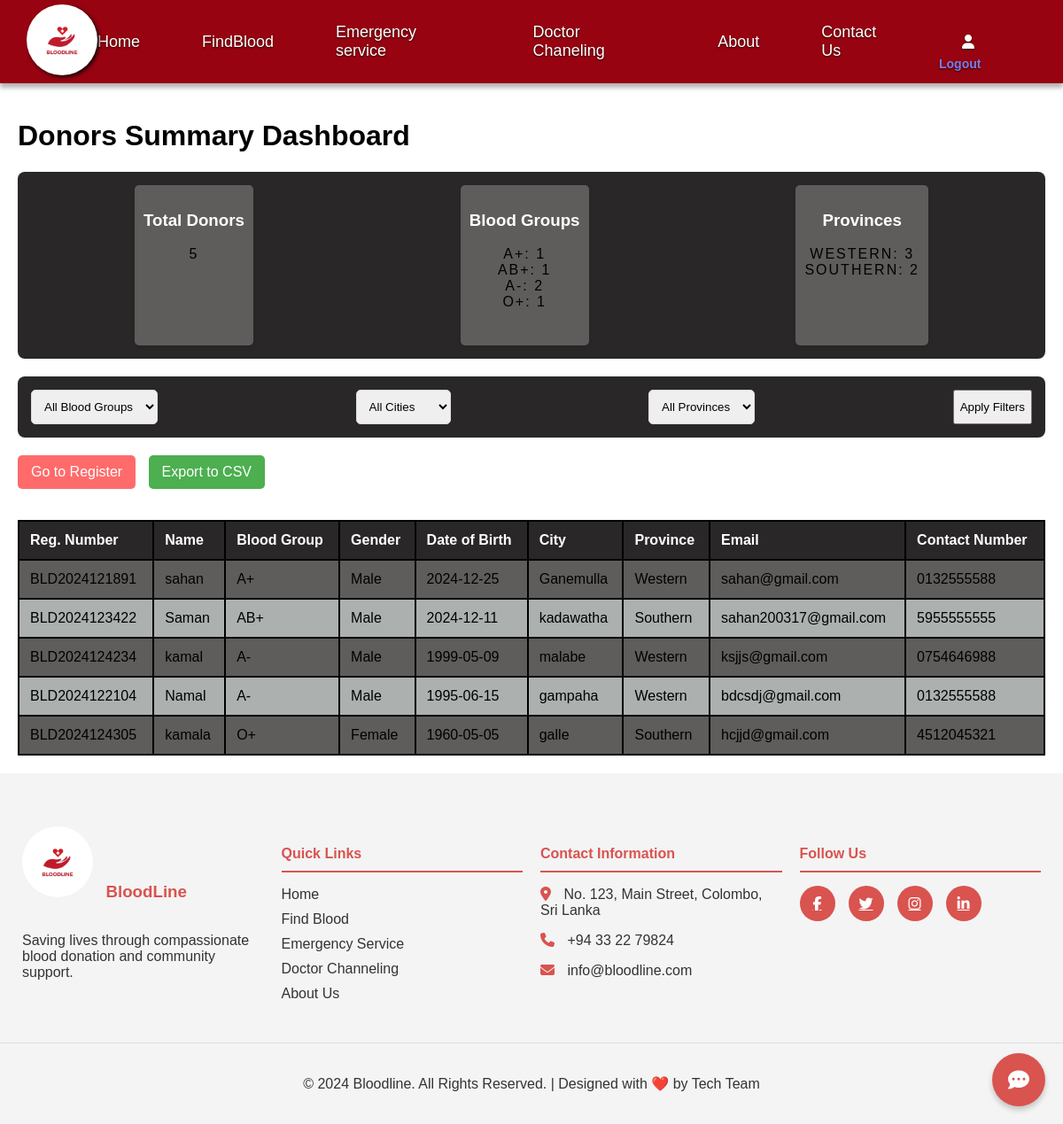
Page /blood_form/donors_summary.php on the committed database.
### tables this page shows
CREATE TABLE `donors` (
  `donor_id` int(11) NOT NULL,
  `unique_registration_number` varchar(20) NOT NULL,
  `full_name` varchar(100) NOT NULL,
  `gender` enum('Male','Female','Other') NOT NULL,
  `date_of_birth` date NOT NULL,
  `blood_group` varchar(3) NOT NULL,
  `body_weight` decimal(5,2) NOT NULL,
  `email` varchar(100) NOT NULL,
  `contact_number` varchar(15) NOT NULL,
  `full_address` text NOT NULL,
  `city` varchar(50) NOT NULL,
  `province` varchar(50) NOT NULL,
  `pincode` varchar(10) NOT NULL,
  `registration_date` timestamp NOT NULL DEFAULT current_timestamp(),
  `last_donation_date` date DEFAULT NULL,
  `total_donations` int(11) DEFAULT 0,
  `is_active` tinyint(1) DEFAULT 1
);

### blood_form/donors_summary.php (the view, shortened to what this page needs)
<?php
require_once '../config.php';
$query = "SELECT * FROM donors WHERE 1=1";
$params = [];
$stmt = $pdo->prepare($query);
$stmt->execute($params);
$donors = $stmt->fetchAll(PDO::FETCH_ASSOC);
?>
<!DOCTYPE html>
<html lang="en">
<head>
    <link rel="stylesheet" href="https://cdnjs.cloudflare.com/ajax/libs/font-awesome/6.6.0/css/all.min.css"
 />
    <link href='https://unpkg.com/boxicons@2.1.4/css/boxicons.min.css' rel='stylesheet'>
</head>
<body>
<nav class="navbar">
        <div class="logo-container">
            <img src="../images/logo.jpg" alt="Bloodline Logo">
        </div>
        <div class="nav-links">
            <a href="../index.php" id="nav-home">Home</a>
            <a href="../blood_form/donors_summary.php"  id="nav-home">FindBlood</a>
            <a href="../emergency_service.php"  id="nav-home">Emergency service</a>
            <a href="../channeling.php" id="nav-home">Doctor Chaneling</a>
            <a href="../index.php#aboutUs" id="nav-about">About</a>
            <a href="../contactus.php" id="nav-contact">Contact Us</a>
            <a href="#" id="nav-user">
            <i class="fas fa-user"></i>
                <div class="logout-btn">
                    <a href="login/logout.php">Logout</a>
                </div>
            </a>
        </div>
    </nav>
    <div class="container">
        <h1>Donors Summary Dashboard</h1>
        <div class="stats-card">
            <div class="stat-item">
                <h3>Total Donors</h3>
                <p><?php echo count($donors); ?></p>
            </div>
            <div class="stat-item">
                <h3>Blood Groups</h3>
                <p>
                    <?php
                    $blood_groups = array_count_values(array_column($donors, 'blood_group'));
                    foreach($blood_groups as $group => $count) {
                        echo "$group: $count<br>";
                    }
                    ?>
                </p>
            </div>
            <div class="stat-item">
                <h3>Provinces</h3>
                <p>
                    <?php
                    $province_counts = array_count_values(array_column($donors, 'province'));
                    foreach($province_counts as $province => $count) {
                        echo "$province: $count<br>";
                    }
                    ?>
                </p>
            </div>
        </div>
        <form method="GET" action="">
            <div class="filters">
                <select name="blood_group">
                    <option value="">All Blood Groups</option>
                </select>
                <select name="city">
                    <option value="">All Cities</option>
                </select>
                <select name="province">
                    <option value="">All Provinces</option>
                </select>
                <button type="submit">Apply Filters</button>
            </div>
        </form>
<div class="action-buttons">
    <a href="register.php" class="register-btn">Go to Register</a>
    <a href="export_donors.php" class="export-btn">Export to CSV</a>
</div>
        <table>
            <thead>
                <tr>
                    <th>Reg. Number</th>
                    <th>Name</th>
                    <th>Blood Group</th>
                    <th>Gender</th>
                    <th>Date of Birth</th>
                    <th>City</th>
                    <th>Province</th>
                    <th>Email</th>
                    <th>Contact Number</th>
                </tr>
            </thead>
            <tbody>
                <?php foreach ($donors as $donor): ?>
                    <tr>
                        <td><?= htmlspecialchars($donor['unique_registration_number']) ?></td>
                        <td><?= htmlspecialchars($donor['full_name']) ?></td>
                        <td><?= htmlspecialchars($donor['blood_group']) ?></td>
                        <td><?= htmlspecialchars($donor['gender']) ?></td>
                        <td><?= htmlspecialchars($donor['date_of_birth']) ?></td>
                        <td><?= htmlspecialchars($donor['city']) ?></td>
                        <td><?= htmlspecialchars($donor['province']) ?></td>
                        <td><?= htmlspecialchars($donor['email']) ?></td>
                        <td><?= htmlspecialchars($donor['contact_number']) ?></td>
                    </tr>
                <?php endforeach; ?>
            </tbody>
        </table>
    </div>
<div id="chatbot-widget">
    <div id="chatbot-icon">
        <i class="fas fa-comment-dots"></i>
    </div>
</div>
<footer class="footer">
    <div class="footer-container">
        <div class="footer-section">
            <div class="footer-logo">
                <img src="../images/logo.jpg" alt="Bloodline Logo">
                <h3>Blood<span>L</span>ine</h3>
            </div>
            <p>Saving lives through compassionate blood donation and community support.</p>
        </div>
        <div class="footer-section">
            <h4>Quick Links</h4>
            <ul>
                <li><a href="index.php">Home</a></li>
                <li><a href="blood_form/donors_summary.php">Find Blood</a></li>
                <li><a href="emergency_service.php">Emergency Service</a></li>
                <li><a href="channeling.php">Doctor Channeling</a></li>
                <li><a href="#aboutUs">About Us</a></li>
            </ul>
        </div>
        <div class="footer-section">
            <h4>Contact Information</h4>
            <div class="contact-info">
                <p><i class="fas fa-map-marker-alt"></i> No. 123, Main Street, Colombo, Sri Lanka</p>
                <p><i class="fas fa-phone"></i> +94 33 22 79824</p>
                <p><i class="fas fa-envelope"></i> info@bloodline.com</p>
            </div>
        </div>
        <div class="footer-section">
            <h4>Follow Us</h4>
            <div class="social-links">
                <a href="#" class="social-icon"><i class="fab fa-facebook-f"></i></a>
                <a href="#" class="social-icon"><i class="fab fa-twitter"></i></a>
                <a href="#" class="social-icon"><i class="fab fa-instagram"></i></a>
                <a href="#" class="social-icon"><i class="fab fa-linkedin-in"></i></a>
            </div>
        </div>
    </div>
    <div class="footer-bottom">
        <p>&copy; 2024 Bloodline. All Rights Reserved. | Designed with ❤️ by Tech Team</p>
    </div>
</footer>
</body>
</html>

### blood_form/donors_summary.php (style rules this page uses)
body { font-family: 'Arial', sans-serif; margin: 0; }
.container { background: white; box-shadow: 0 4px 6px rgba(0,0,0,0.1); background:white; padding: 20px; }
.filters { display: flex; justify-content: space-between; margin-bottom: 20px; background:rgb(41, 39, 39); padding: 15px; border-radius: 8px; }
.filters select, .filters input { padding: 10px; margin-right: 10px; border: 1px solid #ddd; border-radius: 5px; }
table { width: 100%; border-collapse: collapse; background:rgb(95, 92, 92); margin-top: 20px; }
table th, table td { border: 2px solid black; padding: 12px; text-align: left; }
table th { background-color:rgb(41, 39, 39) ; font-weight: bold; color: white; }
table tr:nth-child(even) { background-color: rgb(172, 177, 176); }
.stats-card { display: flex; justify-content: space-around; background: rgb(41, 39, 39); padding: 15px; border-radius: 8px; margin-bottom: 20px; }
.stat-item { text-align: center; padding: 10px; background: rgb(95, 92, 92); border-radius: 5px; box-shadow: 0 2px 4px rgba(0,0,0,0.1); }
.stats-card h3 { color: white; font-weight:bold; }
.stats-card p { margin-bottom: 30px; text-transform: uppercase; letter-spacing: 2px; }
.export-btn { display: inline-block; padding: 10px 15px; background-color: #4CAF50; color: white; text-decoration: none; border-radius: 5px; margin-bottom: 15px; }
.register-btn { display: inline-block; padding: 10px 15px; background-color: #FF6B6B; color: white; text-decoration: none; border-radius: 5px; margin-bottom: 15px; margin-right: 10px; transition: background-color 0.3s ease; }
.navbar { display: flex; justify-content: space-between; align-items: center; background-color: #970310; padding: 5px 30px; position: sticky; top: 0; z-index: 1000; box-shadow: 0 5px 5px rgba(0, 0, 0, 0.3); }
.logo-container img { height: auto; width: 80px; border-radius: 50%; filter: drop-shadow(2px 2px 2px rgba(0, 2, 4, 0.9)); }
.nav-links { display: flex; gap:10px; }
.nav-links .logout-btn a { font-size: 14px; margin: 25px 0px 0px -110px; color: rgb(125, 125, 235); font-weight: bold; }
.navbar a { color: #ffffff; text-decoration: none; font-size: 18px; display: flex; align-items: center; gap: 10px; transition: color 0.3s; padding-right: 60px; text-shadow: 0 1px 2px rgba(0, 0, 0, 0.8); }
.navbar i { font-size: 16px; }
#chatbot-widget { position: fixed; bottom: 20px; right: 20px; z-index: 1000; }
#chatbot-icon { width: 60px; height: 60px; background-color: #d9534f; border-radius: 50%; display: flex; justify-content: center; align-items: center; cursor: pointer; box-shadow: 0 4px 6px rgba(0,0,0,0.2); transition: all 0.3s ease; }
#chatbot-icon i { color: white; font-size: 24px; }
.footer { background-color: #f4f4f4; color: #333; padding: 50px 0 20px; font-family: Arial, sans-serif; }
.footer-container { display: flex; flex-wrap: wrap; justify-content: space-around; max-width: 1200px; margin: 0 auto; padding: 0 15px; }
.footer-section { flex: 1; margin: 10px; min-width: 250px; }
.footer-logo img { width: 80px; height: 80px; border-radius: 50%; }
.footer-logo h3 { display: inline-block; margin-left: 10px; color: #d9534f; }
.footer-section h4 { color: #d9534f; border-bottom: 2px solid #d9534f; padding-bottom: 10px; margin-bottom: 15px; }
.footer-section ul { list-style: none; padding: 0; }
.footer-section ul li { margin-bottom: 10px; }
.footer-section ul li a { color: #333; text-decoration: none; transition: color 0.3s ease; }
.contact-info p { margin-bottom: 10px; }
.contact-info i { margin-right: 10px; color: #d9534f; }
.social-links { display: flex; gap: 15px; }
.social-icon { color: #fff; background-color: #d9534f; width: 40px; height: 40px; border-radius: 50%; display: flex; align-items: center; justify-content: center; transition: background-color 0.3s ease; }
.footer-bottom { text-align: center; padding-top: 20px; border-top: 1px solid #ddd; margin-top: 20px; }

### rows in the picture
donors: is_active "1", donor_id "2", unique_registration_number "BLD2024123422", full_name "Saman", blood_group "AB+", gender "Male", date_of_birth "2024-12-11", city "kadawatha", province "Southern", email "sahan200317@gmail.com", contact_number "5955555555"
donors: unique_registration_number "BLD2024121891", full_name "sahan", blood_group "A+", gender "Male", date_of_birth "2024-12-25", city "Ganemulla", province "Western", email "sahan@gmail.com", contact_number "0132555588"
donors: unique_registration_number "BLD2024124234", full_name "kamal", blood_group "A-", gender "Male", date_of_birth "1999-05-09", city "malabe", province "Western", email "ksjjs@gmail.com", contact_number "0754646988"
donors: unique_registration_number "BLD2024122104", full_name "Namal", blood_group "A-", gender "Male", date_of_birth "1995-06-15", city "gampaha", province "Western", email "bdcsdj@gmail.com", contact_number "0132555588"
donors: unique_registration_number "BLD2024124305", full_name "kamala", blood_group "O+", gender "Female", date_of_birth "1960-05-05", city "galle", province "Southern", email "hcjjd@gmail.com", contact_number "4512045321"

### other values in the picture
count($donors) "5"
$group "A+"
$group "AB+"
$group "A-"
$group "O+"
$province "WESTERN"
$count "3"
$province "SOUTHERN"
$count "2"
